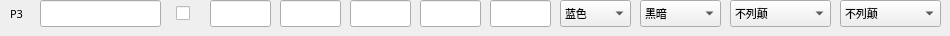
          <widget class="QWidget" name="widget_P3" native="true">
           <property name="sizePolicy">
            <sizepolicy hsizetype="Preferred" vsizetype="Fixed">
             <horstretch>0</horstretch>
             <verstretch>0</verstretch>
            </sizepolicy>
           </property>
           <property name="minimumSize">
            <size>
             <width>0</width>
             <height>30</height>
            </size>
           </property>
           <widget class="QCheckBox" name="check_P3_IsHuman">
            <property name="geometry">
             <rect>
              <x>176</x>
              <y>2</y>
              <width>21</width>
              <height>22</height>
             </rect>
            </property>
            <property name="font">
             <font>
              <family>微软雅黑</family>
              <pointsize>8</pointsize>
             </font>
            </property>
            <property name="text">
             <string/>
            </property>
           </widget>
           <widget class="QComboBox" name="combo_P3_StartAge">
            <property name="geometry">
             <rect>
              <x>640</x>
              <y>0</y>
              <width>81</width>
              <height>27</height>
             </rect>
            </property>
            <property name="font">
             <font>
              <family>微软雅黑</family>
              <pointsize>8</pointsize>
             </font>
            </property>
            <property name="currentIndex">
             <number>0</number>
            </property>
            <item>
             <property name="text">
              <string>黑暗</string>
             </property>
            </item>
            <item>
             <property name="text">
              <string>封建</string>
             </property>
            </item>
            <item>
             <property name="text">
              <string>城堡</string>
             </property>
            </item>
            <item>
             <property name="text">
              <string>帝王</string>
             </property>
            </item>
            <item>
             <property name="text">
              <string>后帝王</string>
             </property>
            </item>
           </widget>
           <widget class="QComboBox" name="combo_P3_Color">
            <property name="geometry">
             <rect>
              <x>560</x>
              <y>0</y>
              <width>71</width>
              <height>27</height>
             </rect>
            </property>
            <property name="font">
             <font>
              <family>微软雅黑</family>
              <pointsize>8</pointsize>
             </font>
            </property>
            <item>
             <property name="text">
              <string>蓝色</string>
             </property>
            </item>
            <item>
             <property name="text">
              <string>红色</string>
             </property>
            </item>
            <item>
             <property name="text">
              <string>绿色</string>
             </property>
            </item>
            <item>
             <property name="text">
              <string>黄色</string>
             </property>
            </item>
            <item>
             <property name="text">
              <string>青色</string>
             </property>
            </item>
            <item>
             <property name="text">
              <string>紫色</string>
             </property>
            </item>
            <item>
             <property name="text">
              <string>灰色</string>
             </property>
            </item>
            <item>
             <property name="text">
              <string>橙色</string>
             </property>
            </item>
           </widget>
           <widget class="QLineEdit" name="edit_P3_Stone">
            <property name="geometry">
             <rect>
              <x>420</x>
              <y>0</y>
              <width>61</width>
              <height>27</height>
             </rect>
            </property>
            <property name="font">
             <font>
              <family>微软雅黑</family>
              <pointsize>8</pointsize>
             </font>
            </property>
            <property name="text">
             <string/>
            </property>
           </widget>
           <widget class="QLineEdit" name="edit_P3_Food">
            <property name="geometry">
             <rect>
              <x>210</x>
              <y>0</y>
              <width>61</width>
              <height>27</height>
             </rect>
            </property>
            <property name="font">
             <font>
              <family>微软雅黑</family>
              <pointsize>8</pointsize>
             </font>
            </property>
            <property name="text">
             <string/>
            </property>
           </widget>
           <widget class="QLineEdit" name="edit_P3_PopLimit">
            <property name="geometry">
             <rect>
              <x>490</x>
              <y>0</y>
              <width>61</width>
              <height>27</height>
             </rect>
            </property>
            <property name="font">
             <font>
              <family>微软雅黑</family>
              <pointsize>8</pointsize>
             </font>
            </property>
            <property name="text">
             <string/>
            </property>
           </widget>
           <widget class="QLineEdit" name="edit_P3_Wood">
            <property name="geometry">
             <rect>
              <x>280</x>
              <y>0</y>
              <width>61</width>
              <height>27</height>
             </rect>
            </property>
            <property name="font">
             <font>
              <family>微软雅黑</family>
              <pointsize>8</pointsize>
             </font>
            </property>
            <property name="text">
             <string/>
            </property>
           </widget>
           <widget class="QLineEdit" name="edit_P3_Name">
            <property name="geometry">
             <rect>
              <x>40</x>
              <y>0</y>
              <width>121</width>
              <height>27</height>
             </rect>
            </property>
            <property name="font">
             <font>
              <family>微软雅黑</family>
              <pointsize>8</pointsize>
             </font>
            </property>
            <property name="text">
             <string/>
            </property>
           </widget>
           <widget class="QLabel" name="label_P3">
            <property name="geometry">
             <rect>
              <x>10</x>
              <y>0</y>
              <width>26</width>
              <height>27</height>
             </rect>
            </property>
            <property name="font">
             <font>
              <family>微软雅黑</family>
              <pointsize>8</pointsize>
             </font>
            </property>
            <property name="text">
             <string>P3</string>
            </property>
           </widget>
           <widget class="QComboBox" name="combo_P3_Civ">
            <property name="geometry">
             <rect>
              <x>730</x>
              <y>0</y>
              <width>101</width>
              <height>27</height>
             </rect>
            </property>
            <property name="font">
             <font>
              <family>微软雅黑</family>
              <pointsize>8</pointsize>
             </font>
            </property>
            <item>
             <property name="text">
              <string>不列颠</string>
             </property>
            </item>
            <item>
             <property name="text">
              <string>法兰克</string>
             </property>
            </item>
            <item>
             <property name="text">
              <string>哥特</string>
             </property>
            </item>
            <item>
             <property name="text">
              <string>条顿</string>
             </property>
            </item>
            <item>
             <property name="text">
              <string>日本</string>
             </property>
            </item>
            <item>
             <property name="text">
              <string>中国</string>
             </property>
            </item>
            <item>
             <property name="text">
              <string>拜占庭</string>
             </property>
            </item>
            <item>
             <property name="text">
              <string>波斯</string>
             </property>
            </item>
            <item>
             <property name="text">
              <string>萨拉森</string>
             </property>
            </item>
            <item>
             <property name="text">
              <string>土耳其</string>
             </property>
            </item>
            <item>
             <property name="text">
              <string>维京</string>
             </property>
            </item>
            <item>
             <property name="text">
              <string>蒙古</string>
             </property>
            </item>
            <item>
             <property name="text">
              <string>凯尔特</string>
             </property>
            </item>
            <item>
             <property name="text">
              <string>西班牙</string>
             </property>
            </item>
            <item>
             <property name="text">
              <string>阿兹特克</string>
             </property>
            </item>
            <item>
             <property name="text">
              <string>玛雅</string>
             </property>
            </item>
            <item>
             <property name="text">
              <string>匈奴</string>
             </property>
            </item>
            <item>
             <property name="text">
              <string>高丽</string>
             </property>
            </item>
            <item>
             <property name="text">
              <string>意大利</string>
             </property>
            </item>
            <item>
             <property name="text">
              <string>印度</string>
             </property>
            </item>
            <item>
             <property name="text">
              <string>印加</string>
             </property>
            </item>
            <item>
             <property name="text">
              <string>马扎尔</string>
             </property>
            </item>
            <item>
             <property name="text">
              <string>斯拉夫</string>
             </property>
            </item>
            <item>
             <property name="text">
              <string>葡萄牙</string>
             </property>
            </item>
            <item>
             <property name="text">
              <string>埃塞俄比亚</string>
             </property>
            </item>
            <item>
             <property name="text">
              <string>马里</string>
             </property>
            </item>
            <item>
             <property name="text">
              <string>柏柏尔</string>
             </property>
            </item>
            <item>
             <property name="text">
              <string>高棉</string>
             </property>
            </item>
            <item>
             <property name="text">
              <string>马来</string>
             </property>
            </item>
            <item>
             <property name="text">
              <string>缅甸</string>
             </property>
            </item>
            <item>
             <property name="text">
              <string>越南</string>
             </property>
            </item>
            <item>
             <property name="text">
              <string>保加利亚</string>
             </property>
            </item>
            <item>
             <property name="text">
              <string>鞑靼</string>
             </property>
            </item>
            <item>
             <property name="text">
              <string>库曼</string>
             </property>
            </item>
            <item>
             <property name="text">
              <string>立陶宛</string>
             </property>
            </item>
            <item>
             <property name="text">
              <string>勃艮第</string>
             </property>
            </item>
            <item>
             <property name="text">
              <string>西西里</string>
             </property>
            </item>
           </widget>
           <widget class="QLineEdit" name="edit_P3_Gold">
            <property name="geometry">
             <rect>
              <x>350</x>
              <y>0</y>
              <width>61</width>
              <height>27</height>
             </rect>
            </property>
            <property name="font">
             <font>
              <family>微软雅黑</family>
              <pointsize>8</pointsize>
             </font>
            </property>
            <property name="text">
             <string/>
            </property>
           </widget>
           <widget class="QComboBox" name="combo_P3_CivGraphic">
            <property name="geometry">
             <rect>
              <x>840</x>
              <y>0</y>
              <width>101</width>
              <height>27</height>
             </rect>
            </property>
            <property name="font">
             <font>
              <family>微软雅黑</family>
              <pointsize>8</pointsize>
             </font>
            </property>
            <item>
             <property name="text">
              <string>不列颠</string>
             </property>
            </item>
            <item>
             <property name="text">
              <string>法兰克</string>
             </property>
            </item>
            <item>
             <property name="text">
              <string>哥特</string>
             </property>
            </item>
            <item>
             <property name="text">
              <string>条顿</string>
             </property>
            </item>
            <item>
             <property name="text">
              <string>日本</string>
             </property>
            </item>
            <item>
             <property name="text">
              <string>中国</string>
             </property>
            </item>
            <item>
             <property name="text">
              <string>拜占庭</string>
             </property>
            </item>
            <item>
             <property name="text">
              <string>波斯</string>
             </property>
            </item>
            <item>
             <property name="text">
              <string>萨拉森</string>
             </property>
            </item>
            <item>
             <property name="text">
              <string>土耳其</string>
             </property>
            </item>
            <item>
             <property name="text">
              <string>维京</string>
             </property>
            </item>
            <item>
             <property name="text">
              <string>蒙古</string>
             </property>
            </item>
            <item>
             <property name="text">
              <string>凯尔特</string>
             </property>
            </item>
            <item>
             <property name="text">
              <string>西班牙</string>
             </property>
            </item>
            <item>
             <property name="text">
              <string>阿兹特克</string>
             </property>
            </item>
            <item>
             <property name="text">
              <string>玛雅</string>
             </property>
            </item>
            <item>
             <property name="text">
              <string>匈奴</string>
             </property>
            </item>
            <item>
             <property name="text">
              <string>高丽</string>
             </property>
            </item>
            <item>
             <property name="text">
              <string>意大利</string>
             </property>
            </item>
            <item>
             <property name="text">
              <string>印度</string>
             </property>
            </item>
            <item>
             <property name="text">
              <string>印加</string>
             </property>
            </item>
            <item>
             <property name="text">
              <string>马扎尔</string>
             </property>
            </item>
            <item>
             <property name="text">
              <string>斯拉夫</string>
             </property>
            </item>
            <item>
             <property name="text">
              <string>葡萄牙</string>
             </property>
            </item>
            <item>
             <property name="text">
              <string>埃塞俄比亚</string>
             </property>
            </item>
            <item>
             <property name="text">
              <string>马里</string>
             </property>
            </item>
            <item>
             <property name="text">
              <string>柏柏尔</string>
             </property>
            </item>
            <item>
             <property name="text">
              <string>高棉</string>
             </property>
            </item>
            <item>
             <property name="text">
              <string>马来</string>
             </property>
            </item>
            <item>
             <property name="text">
              <string>缅甸</string>
             </property>
            </item>
            <item>
             <property name="text">
              <string>越南</string>
             </property>
            </item>
            <item>
             <property name="text">
              <string>保加利亚</string>
             </property>
            </item>
            <item>
             <property name="text">
              <string>鞑靼</string>
             </property>
            </item>
            <item>
             <property name="text">
              <string>库曼</string>
             </property>
            </item>
            <item>
             <property name="text">
              <string>立陶宛</string>
             </property>
            </item>
            <item>
             <property name="text">
              <string>勃艮第</string>
             </property>
            </item>
            <item>
             <property name="text">
              <string>西西里</string>
             </property>
            </item>
           </widget>
          </widget>
